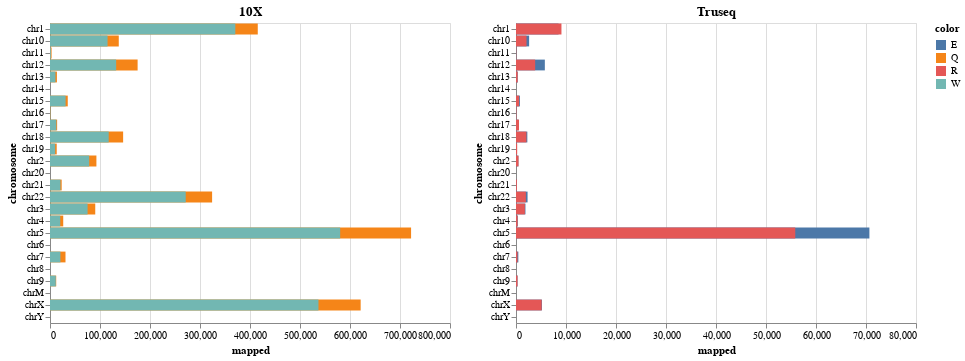

The cell this chart's notebook holds for it:
### Code cell
charts = []

for ds in datasets:
    charts.append(alt.Chart(ds).mark_bar().encode(
        x = 'mapped',
        y = 'chromosome',
        color = 'color'
    ))

charts[0].title = "COLO829BL_10X"
charts[1].title = "COLO829T_10X"
charts[2].title = "COLO829BL"
charts[3].title = "COLO829T"

charts[0].title = "10X"
charts[1].title = "10X"
charts[2].title = "Truseq"
charts[3].title = "Truseq"

# Titles will not concatenate when Layering plots like I do here with 10x vs Truseq.
# This is, I think, because bugs in vega-lite merged in March not yet upstreamed: https://github.com/altair-viz/altair/issues/585 and https://github.com/vega/vega-lite/pull/3620
(charts[0] + charts[1]) | (charts[2] + charts[3])

### Figure 1 — Vega-Lite specification as saved in the notebook (floating-point values rounded to 4 significant figures)
{"$schema": "https://vega.github.io/schema/vega-lite/v2.4.1.json", "config": {"view": {"height": 300, "width": 400}}, "hconcat": [{"layer": [{"data": {"values": [{"chromosome": "chr1", "color": "Q", "mapped": 415538}, {"chromosome": "chr2", "color": "Q", "mapped": 92820}, {"chromosome": "chr3", "color": "Q", "mapped": 90513}, {"chromosome": "chr4", "color": "Q", "mapped": 26469}, {"chromosome": "chr5", "color": "Q", "mapped": 722164}, {"chromosome": "chr6", "color": "Q", "mapped": 0}, {"chromosome": "chr7", "color": "Q", "mapped": 30994}, {"chromosome": "chr8", "color": "Q", "mapped": 0}, {"chromosome": "chr9", "color": "Q", "mapped": 12431}, {"chromosome": "chr10", "color": "Q", "mapped": 137542}, {"chromosome": "chr11", "color": "Q", "mapped": 3182}, {"chromosome": "chr12", "color": "Q", "mapped": 175240}, {"chromosome": "chr13", "color": "Q", "mapped": 13857}, {"chromosome": "chr14", "color": "Q", "mapped": 0}, {"chromosome": "chr15", "color": "Q", "mapped": 35520}, {"chromosome": "chr16", "color": "Q", "mapped": 945}, {"chromosome": "chr17", "color": "Q", "mapped": 14263}, {"chromosome": "chr18", "color": "Q", "mapped": 146268}, {"chromosome": "chr19", "color": "Q", "mapped": 13454}, {"chromosome": "chr20", "color": "Q", "mapped": 0}, {"chromosome": "chr21", "color": "Q", "mapped": 23365}, {"chromosome": "chr22", "color": "Q", "mapped": 324221}, {"chromosome": "chrX", "color": "Q", "mapped": 621335}, {"chromosome": "chrY", "color": "Q", "mapped": 39}, {"chromosome": "chrM", "color": "Q", "mapped": 0}]}, "encoding": {"color": {"field": "color", "type": "nominal"}, "x": {"field": "mapped", "type": "quantitative"}, "y": {"field": "chromosome", "type": "nominal"}}, "mark": "bar", "title": "10X"}, {"data": {"values": [{"chromosome": "chr1", "color": "W", "mapped": 370651}, {"chromosome": "chr2", "color": "W", "mapped": 78380}, {"chromosome": "chr3", "color": "W", "mapped": 75153}, {"chromosome": "chr4", "color": "W", "mapped": 20481}, {"chromosome": "chr5", "color": "W", "mapped": 580342}, {"chromosome": "chr6", "color": "W", "mapped": 0}, {"chromosome": "chr7", "color": "W", "mapped": 20880}, {"chromosome": "chr8", "color": "W", "mapped": 0}, {"chromosome": "chr9", "color": "W", "mapped": 11617}, {"chromosome": "chr10", "color": "W", "mapped": 115119}, {"chromosome": "chr11", "color": "W", "mapped": 1674}, {"chromosome": "chr12", "color": "W", "mapped": 132315}, {"chromosome": "chr13", "color": "W", "mapped": 10959}, {"chromosome": "chr14", "color": "W", "mapped": 0}, {"chromosome": "chr15", "color": "W", "mapped": 31222}, {"chromosome": "chr16", "color": "W", "mapped": 665}, {"chromosome": "chr17", "color": "W", "mapped": 12658}, {"chromosome": "chr18", "color": "W", "mapped": 117417}, {"chromosome": "chr19", "color": "W", "mapped": 10298}, {"chromosome": "chr20", "color": "W", "mapped": 0}, {"chromosome": "chr21", "color": "W", "mapped": 20902}, {"chromosome": "chr22", "color": "W", "mapped": 271457}, {"chromosome": "chrX", "color": "W", "mapped": 536944}, {"chromosome": "chrY", "color": "W", "mapped": 43}, {"chromosome": "chrM", "color": "W", "mapped": 0}]}, "encoding": {"color": {"field": "color", "type": "nominal"}, "x": {"field": "mapped", "type": "quantitative"}, "y": {"field": "chromosome", "type": "nominal"}}, "mark": "bar", "title": "10X"}]}, {"layer": [{"data": {"values": [{"chromosome": "chr1", "color": "E", "mapped": 8504}, {"chromosome": "chr2", "color": "E", "mapped": 475}, {"chromosome": "chr3", "color": "E", "mapped": 1892}, {"chromosome": "chr4", "color": "E", "mapped": 363}, {"chromosome": "chr5", "color": "E", "mapped": 70680}, {"chromosome": "chr6", "color": "E", "mapped": 0}, {"chromosome": "chr7", "color": "E", "mapped": 469}, {"chromosome": "chr8", "color": "E", "mapped": 0}, {"chromosome": "chr9", "color": "E", "mapped": 309}, {"chromosome": "chr10", "color": "E", "mapped": 2626}, {"chromosome": "chr11", "color": "E", "mapped": 58}, {"chromosome": "chr12", "color": "E", "mapped": 5768}, {"chromosome": "chr13", "color": "E", "mapped": 347}, {"chromosome": "chr14", "color": "E", "mapped": 0}, {"chromosome": "chr15", "color": "E", "mapped": 781}, {"chromosome": "chr16", "color": "E", "mapped": 56}, {"chromosome": "chr17", "color": "E", "mapped": 499}, {"chromosome": "chr18", "color": "E", "mapped": 2269}, {"chromosome": "chr19", "color": "E", "mapped": 185}, {"chromosome": "chr20", "color": "E", "mapped": 0}, {"chromosome": "chr21", "color": "E", "mapped": 164}, {"chromosome": "chr22", "color": "E", "mapped": 2314}, {"chromosome": "chrX", "color": "E", "mapped": 5187}, {"chromosome": "chrY", "color": "E", "mapped": 0}, {"chromosome": "chrM", "color": "E", "mapped": 0}]}, "encoding": {"color": {"field": "color", "type": "nominal"}, "x": {"field": "mapped", "type": "quantitative"}, "y": {"field": "chromosome", "type": "nominal"}}, "mark": "bar", "title": "Truseq"}, {"data": {"values": [{"chromosome": "chr1", "color": "R", "mapped": 9090}, {"chromosome": "chr2", "color": "R", "mapped": 504}, {"chromosome": "chr3", "color": "R", "mapped": 1769}, {"chromosome": "chr4", "color": "R", "mapped": 323}, {"chromosome": "chr5", "color": "R", "mapped": 55856}, {"chromosome": "chr6", "color": "R", "mapped": 0}, {"chromosome": "chr7", "color": "R", "mapped": 296}, {"chromosome": "chr8", "color": "R", "mapped": 0}, {"chromosome": "chr9", "color": "R", "mapped": 300}, {"chromosome": "chr10", "color": "R", "mapped": 2100}, {"chromosome": "chr11", "color": "R", "mapped": 52}, {"chromosome": "chr12", "color": "R", "mapped": 3835}, {"chromosome": "chr13", "color": "R", "mapped": 326}, {"chromosome": "chr14", "color": "R", "mapped": 0}, {"chromosome": "chr15", "color": "R", "mapped": 620}, {"chromosome": "chr16", "color": "R", "mapped": 80}, {"chromosome": "chr17", "color": "R", "mapped": 600}, {"chromosome": "chr18", "color": "R", "mapped": 2085}, {"chromosome": "chr19", "color": "R", "mapped": 237}, {"chromosome": "chr20", "color": "R", "mapped": 0}, {"chromosome": "chr21", "color": "R", "mapped": 176}, {"chromosome": "chr22", "color": "R", "mapped": 1971}, {"chromosome": "chrX", "color": "R", "mapped": 5130}, {"chromosome": "chrY", "color": "R", "mapped": 0}, {"chromosome": "chrM", "color": "R", "mapped": 0}]}, "encoding": {"color": {"field": "color", "type": "nominal"}, "x": {"field": "mapped", "type": "quantitative"}, "y": {"field": "chromosome", "type": "nominal"}}, "mark": "bar", "title": "Truseq"}]}]}
